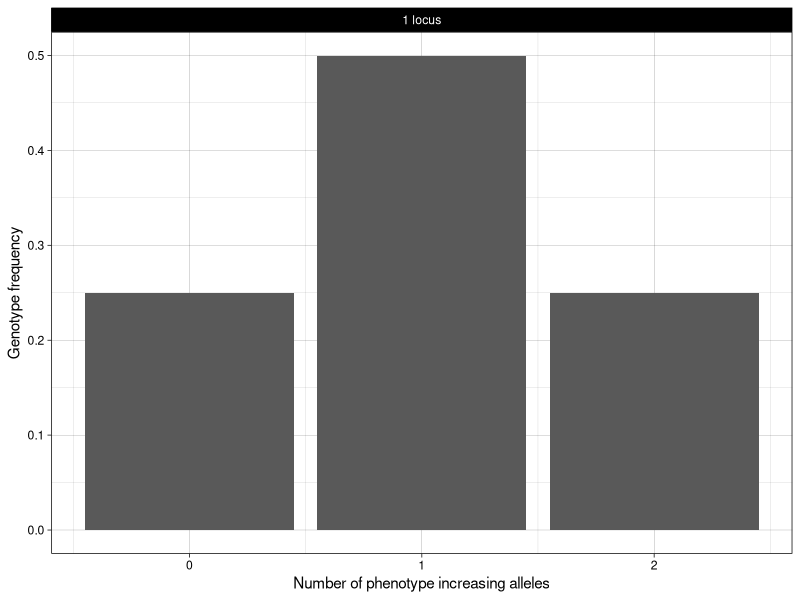
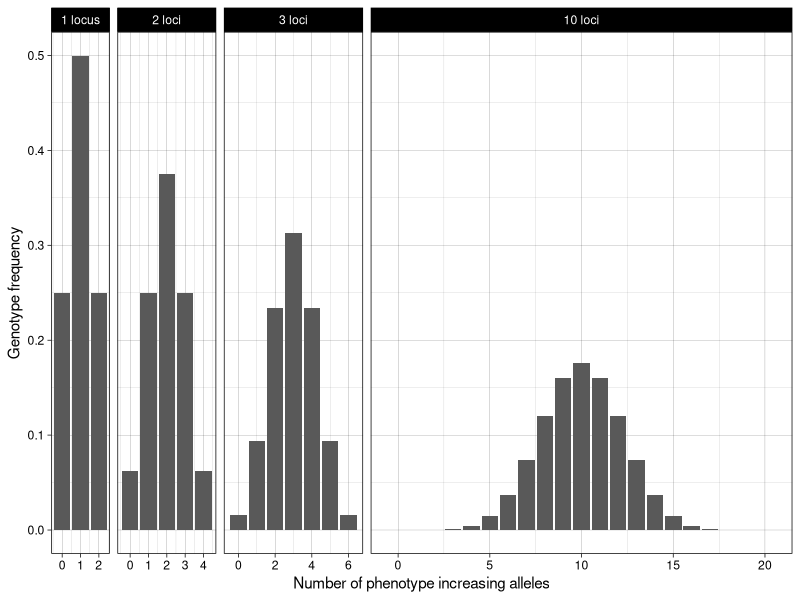
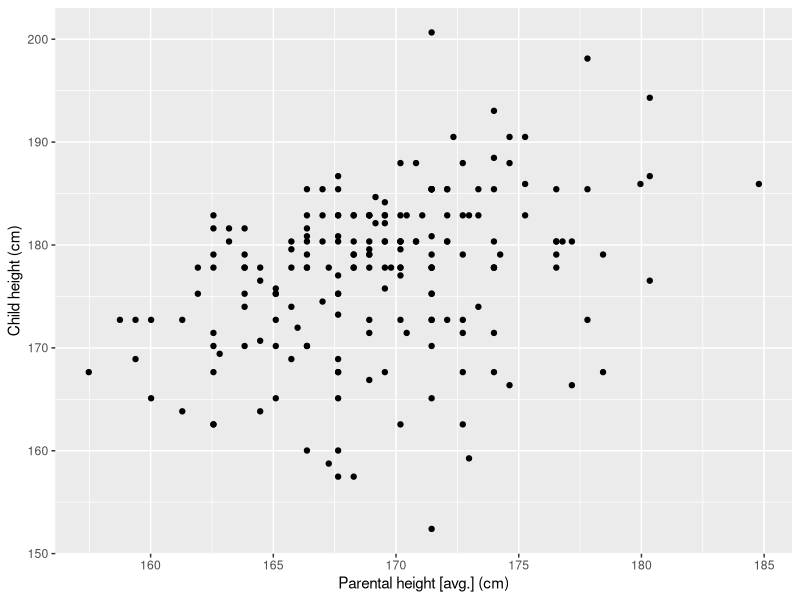
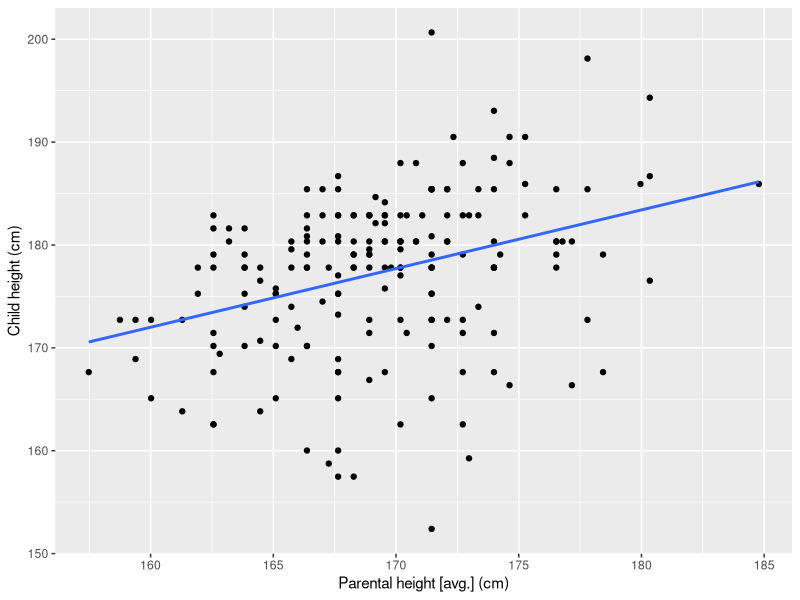
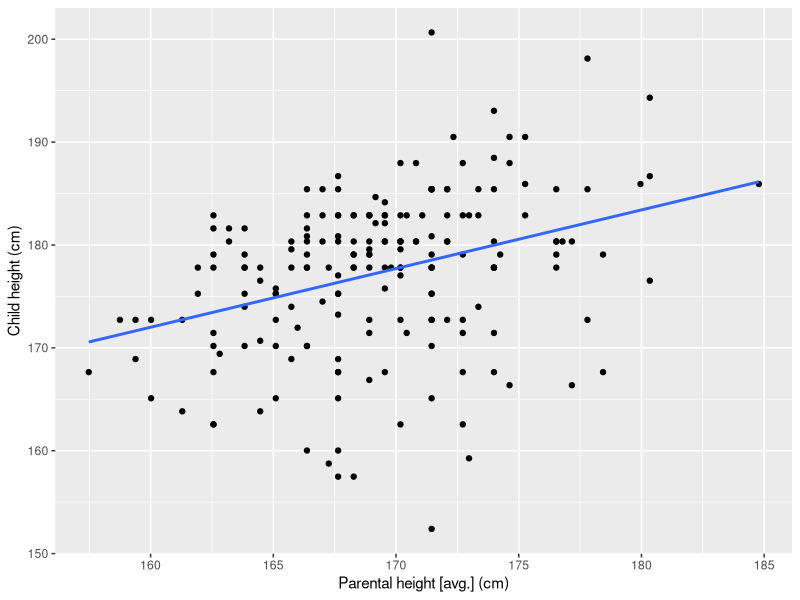
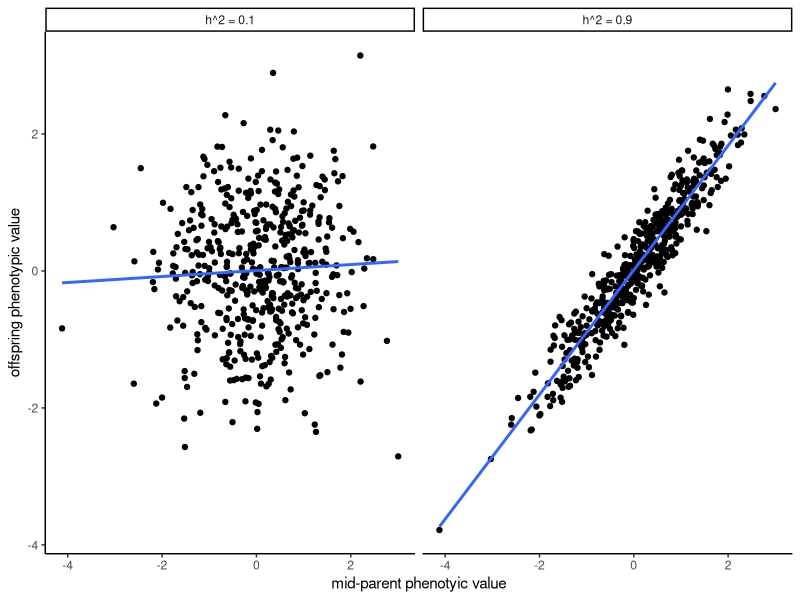

Generate these figures, in order, with R:
## ---- chunk 1
#| echo: false
require(ggplot2)
require(dplyr)
require(stringr)

# calculate expected genotype frequency for number of increasing alleles
# use the density of the binomial distribution, for alleles = 0 up to 2 * number of loci. 
# assume each allele has the same frequency of 50% (for simplicity)
n_allele_freq <- function(n_loci) {
  alleles <- seq(from = 0, to = 2*n_loci)
  freq <- dbinom(alleles, size = 2*n_loci, prob = 0.5)
  data.frame(alleles, freq, loci = n_loci)
}

number_of_loci <- c(1, 2, 3, 10)
loci_freq <- bind_rows(lapply(number_of_loci, n_allele_freq))

loci_labeller <- function(string) {
  n_loci <- as.numeric(string)
  if_else(
    n_loci == 1, 
    true = "1 locus",
    false = str_c(string, "loci", sep = " "))
}
plot_loci <- function(loci_freq) {
  ggplot(loci_freq, aes(x = alleles, y = freq)) + geom_col() +
  facet_grid(
    . ~ loci,
    scales = "free_x",
    space = "free_x",
    labeller = labeller(loci = loci_labeller)
  ) +
  scale_x_continuous("Number of phenotype increasing alleles") +
  scale_y_continuous("Genotype frequency") +
  theme_linedraw()
}

plot_loci(
  filter(loci_freq, loci == 1)
)
## ---- chunk 2
#| echo: false
plot_loci(loci_freq)
## ---- chunk 3
#| label: height
#| echo: false
require(readr)
require(dplyr)
require(ggplot2)

height_data <- read_tsv(here::here("data/galton-stata11/galton-stata11.tab"))

# filter to one offspring per family
# convert to cm
# average parental height
height_singletons <- height_data |>
  mutate(
    father_cm = father * 2.54,
    mother_cm = mother * 2.54,
    child_cm = height * 2.54
  ) |>
  mutate(parents_cm = (father_cm + mother_cm) / 2) |>
  group_by(family) |>
  slice_head(n = 1)
## ---- chunk 4
#| label: height_parent_offspring
#| fig-width: 5
#| fig-height: 5
#| echo: false
require(ggplot2)

ggplot(height_singletons, aes(x = parents_cm, y = child_cm)) +
  geom_point() +
  scale_x_continuous("Parental height [avg.] (cm)") +
  scale_y_continuous("Child height (cm)")
## ---- chunk 5
#| label: height_parent_offspring_regress
#| fig-width: 5
#| fig-height: 5
#| echo: false
require(ggplot2)

height_parent_offspring_regress_g <- ggplot(height_singletons, aes(x = parents_cm, y = child_cm)) +
  geom_point() +
  stat_smooth(method = "lm", formula = y ~ x, se = FALSE) +
  scale_x_continuous("Parental height [avg.] (cm)") +
  scale_y_continuous("Child height (cm)")
height_parent_offspring_regress_g
## ---- chunk 6
#| label: height_parent_offspring_regress2
#| fig-width: 5
#| fig-height: 5
#| echo: false
height_parent_offspring_regress_g
## ---- chunk 7
#| label: height_cov_var
#| echo: false
height_parent_child_cov <- round(with(height_singletons, cov(parents_cm, child_cm)), 2)
height_parent_var <- round(with(height_singletons, var(parents_cm)), 2)
## ---- chunk 8
#| label: parent_offspring_h2_sim
#| echo: false
require(ggplot2)
require(dplyr)

# simulate data with different heritabilities
n_sim <- 500
parents <- rnorm(n_sim, mean = 0, sd = 1)
children_h201 <- 0.1 * parents + rnorm(n_sim, mean=0, sqrt(1 - 0.1))
children_h209 <- 0.9 * parents + rnorm(n_sim, mean=0, sqrt(1 - 0.9))

sim01 <- data.frame(parents = parents, children = children_h201, h2 = "h^2 = 0.1")
sim09 <- data.frame(parents = parents, children = children_h209, h2 = "h^2 = 0.9")

ggplot(bind_rows(sim01, sim09), aes(x = parents, y = children)) +
  geom_point() +
  stat_smooth(method = lm, formula = y ~ x, se = FALSE) +
  facet_grid(cols = vars(h2)) +
  scale_x_continuous("mid-parent phenotyic value") +
  scale_y_continuous("offspring phenotypic value") +
  theme_classic()
